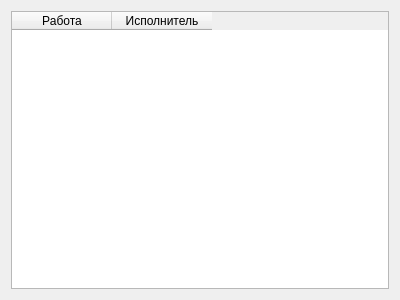
<?xml version="1.0" encoding="UTF-8"?>
<ui version="4.0">
 <class>AssignsWidget</class>
 <widget class="QWidget" name="AssignsWidget">
  <property name="geometry">
   <rect>
    <x>0</x>
    <y>0</y>
    <width>400</width>
    <height>300</height>
   </rect>
  </property>
  <property name="windowTitle">
   <string>Form</string>
  </property>
  <layout class="QGridLayout" name="gridLayout">
   <item row="0" column="0">
    <widget class="QTableWidget" name="tlwAssigns">
     <column>
      <property name="text">
       <string>Работа</string>
      </property>
     </column>
     <column>
      <property name="text">
       <string>Исполнитель</string>
      </property>
     </column>
    </widget>
   </item>
  </layout>
 </widget>
 <resources/>
 <connections/>
</ui>
